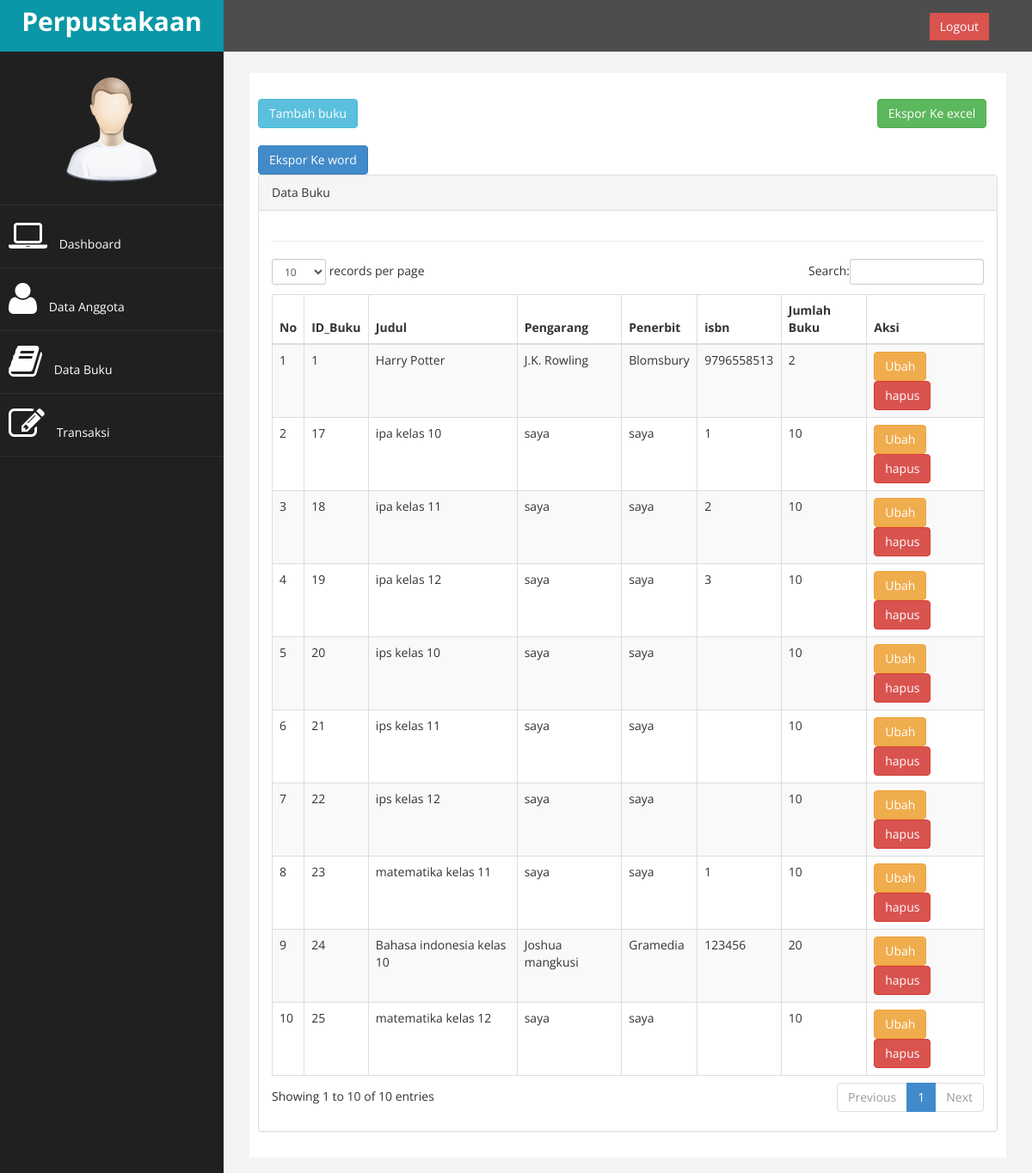
The page /index.php?page=buku (signed in) on the database its author committed.
### tables this page shows
CREATE TABLE `tb_buku` (
  `id` int(11) NOT NULL,
  `judul` varchar(200) NOT NULL,
  `pengarang` varchar(100) NOT NULL,
  `penerbit` varchar(150) NOT NULL,
  `tahun_terbit` varchar(4) NOT NULL,
  `isbn` varchar(25) NOT NULL,
  `jumlah_buku` int(3) NOT NULL
);

### page/buku/buku.php (the view, shortened to what this page needs)
<a href="?page=buku&aksi=tambah" class="btn btn-info"  style="margin-top:20px;" >Tambah buku</a>
<a href="./laporan/laporan_buku_excel.php" class="btn btn-success" style="margin-top:20px; margin-left:600px">Ekspor Ke excel</a>
<a href="./laporan/laporan_buku_word.php" class="btn btn-primary" style="margin-top:20px; ">Ekspor Ke word</a>
<div class="row">
                <div class="col-md-12">
                    <div class="panel panel-default">
                        <div class="panel-heading">
                             Data Buku
                        </div>
                        <div class="panel-body">
                            <div class="table-responsive">
                                <table class="table table-striped table-bordered table-hover" id="dataTables-example">
                                    <thead>
                                        <tr>
                                            <th>No</th>
                                            <th>ID_Buku</th>
                                            <th>Judul</th>
                                            <th>Pengarang</th>
                                            <th>Penerbit</th>
                                            <th>isbn</th>
                                            <th>Jumlah Buku</th>
                                            <th>Aksi</th>
                                        </tr>
                                    </thead>
                                    <tbody>
                                    <?php
                                            $no =1;
                                            $sql = $koneksi->query("select*from tb_buku");
                                            while($data=$sql->fetch_assoc()) {
                                    ?>
                                        <tr>
                                        <td><?php echo $no++?></td>
                                            <td><?php echo $data["id"];?></td>
                                            <td><?php echo $data["judul"];?></td>
                                            <td><?php echo $data["pengarang"];?></td>
                                            <td><?php echo $data["penerbit"];?></td>
                                            <td><?php echo $data["isbn"];?></td>
                                            <td><?php echo $data["jumlah_buku"];?></td>
                                            <td>
                                                <a href="?page=buku&aksi=ubah&id=<?php echo $data['id']; ?>" class="btn btn-warning">Ubah</a>
                                                <a onclick="return confirm('Anda yakin ingin menghapus data ini??????')" href="?page=buku&aksi=hapus&id=<?php echo $data['id']; ?>" class="btn btn-danger">hapus</a>
                                            </td>
                                        </tr>
                                        <?php
                                            }
                                        ?>
                                    </tbody>
                                        </div>
                                 </div>
                        </div>
        </div>

### index.php (shortened to what this page needs)
<?php
$koneksi = new mysqli("localhost", "root", "", "db_perpustakaan");
?>
<!DOCTYPE html>
<html xmlns="http://www.w3.org/1999/xhtml">
<head>
    <link href="assets/css/bootstrap.css" rel="stylesheet" />
    <link href="assets/css/font-awesome.css" rel="stylesheet" />
    <link href="assets/css/custom.css" rel="stylesheet" />
    <link href="assets/js/dataTables/dataTables.bootstrap.css" rel="stylesheet" />
</head>
<body>
    <div id="wrapper">
        <nav class="navbar navbar-default navbar-cls-top " role="navigation" style="margin-bottom: 0">
            <div class="navbar-header">
                <a class="navbar-brand" >Perpustakaan</a>
            </div>
            <div style="color: white; padding: 15px 50px 5px 50px; float: right; font-size: 16px;">
                <a href="logout.php" class="btn btn-danger square-btn-adjust">Logout</a>
            </div>
        </nav>
        <nav class="navbar-default navbar-side" role="navigation">
            <div class="sidebar-collapse">
                <ul class="nav" id="main-menu">
                    <li class="text-center">
                        <img src="assets/img/find_user.png" class="user-image img-responsive" />
                    </li>
                    <li>
                        <a href="index.php"><i class="fa fa-laptop fa-3x"></i> Dashboard</a>
                    </li>
                    <li>
                        <a href="?page=anggota"><i class="fa fa-user fa-3x"></i> Data Anggota</a>
                    </li>
                    <li>
                        <a href="?page=buku"><i class="fa fa-book fa-3x"></i> Data Buku</a>
                    </li>
                    <li>
                        <a href="?page=transaksi"><i class="fa fa-edit fa-3x"></i> Transaksi</a>
                    </li>
                </ul>
            </div>
        </nav>
        <div id="page-wrapper">
            <div id="page-inner">
                <div class="row">
                    <div class="col-md-12">
                        <?php
                        $page = isset($_GET['page']) ? $_GET['page'] : '';
                        $aksi = isset($_GET['aksi']) ? $_GET['aksi'] : '';
                        if ($page == "buku") {
                            if ($aksi == "") {
                                include "page/buku/buku.php";
                            } elseif ($aksi == "tambah") {
                                include "page/buku/tambah.php";
                            } elseif ($aksi == "ubah") {
                                include "page/buku/ubah.php";
                            } elseif ($aksi == "hapus") {
                                include "page/buku/hapus.php";
                            }
                        }
                        else {
                                include"home.php";
                        }
                        ?>
                    </div>
                </div>
                <hr />
            </div>
        </div>
    </div>
</body>
</html>

### assets/css/custom.css (style rules this page uses)
body { font-family: 'Open Sans', sans-serif; }
#wrapper { width: 100%; background:#202020; }
#page-wrapper { padding: 15px 15px; min-height: 600px; background:#F3F3F3; }
#page-inner { width:100%; margin:10px 20px 10px 0px; background-color:#fff!important; padding:10px; min-height:1200px; }
.text-center { text-align:center; }
.square-btn-adjust { border: 0px solid transparent; -webkit-border-radius: 0px; -moz-border-radius: 0px; border-radius: 0px; }
.user-image { margin: 25px auto; -webkit-border-radius: 10px; -moz-border-radius: 10px; border-radius: 10px; max-height:170px; max-width:170px; }
.navbar-cls-top .navbar-brand { color: #fff; background: #0a97a7; width: 260px; text-align: center; height: 60px; font-size: 30px; font-weight: 700; }
.sidebar-collapse , .sidebar-collapse .nav { background:none; }
.sidebar-collapse .nav { padding:0; }
.sidebar-collapse .nav > li > a { color:#fff; background:#202020; text-shadow:none; }
.sidebar-collapse > .nav > li > a { padding:15px 10px; }
.sidebar-collapse > .nav > li { border-bottom: 1px solid rgba(107, 108, 109, 0.19); }
.navbar-side { border:none; background-color: #202020; }
.navbar-cls-top { background:#4D4D4D; border-bottom:none; }
.navbar-default { border:0px solid black; }
.navbar-header { background: #A70303; }
.nav > li > a > i { margin-right:10px; }
@media (min-width:768px) { #page-wrapper { margin: 0 0 0 260px; padding: 15px 30px; min-height: 1200px; } }
@media (min-width:768px) { .navbar-side { z-index: 1; position: absolute; width: 260px; } }
@media (min-width:768px) { .navbar { border-radius: 0px; } }

### rows shown on the page
tb_buku: id "1", judul "Harry Potter", pengarang "J.K. Rowling", penerbit "Blomsbury", isbn "9796558513", jumlah_buku "2"
tb_buku: id "17", judul "ipa kelas 10", pengarang "saya", penerbit "saya", isbn "1", jumlah_buku "10"
tb_buku: id "18", judul "ipa kelas 11", pengarang "saya", penerbit "saya", isbn "2", jumlah_buku "10"
tb_buku: id "19", judul "ipa kelas 12", pengarang "saya", penerbit "saya", isbn "3", jumlah_buku "10"
tb_buku: id "20", judul "ips kelas 10", pengarang "saya", penerbit "saya", jumlah_buku "10"
tb_buku: id "21", judul "ips kelas 11", pengarang "saya", penerbit "saya", jumlah_buku "10"
tb_buku: id "22", judul "ips kelas 12", pengarang "saya", penerbit "saya", jumlah_buku "10"
tb_buku: id "23", judul "matematika kelas 11", pengarang "saya", penerbit "saya", isbn "1", jumlah_buku "10"
tb_buku: id "24", judul "Bahasa indonesia kelas 10", pengarang "Joshua mangkusi", penerbit "Gramedia", isbn "123456", jumlah_buku "20"
tb_buku: id "25", judul "matematika kelas 12", pengarang "saya", penerbit "saya", jumlah_buku "10"
